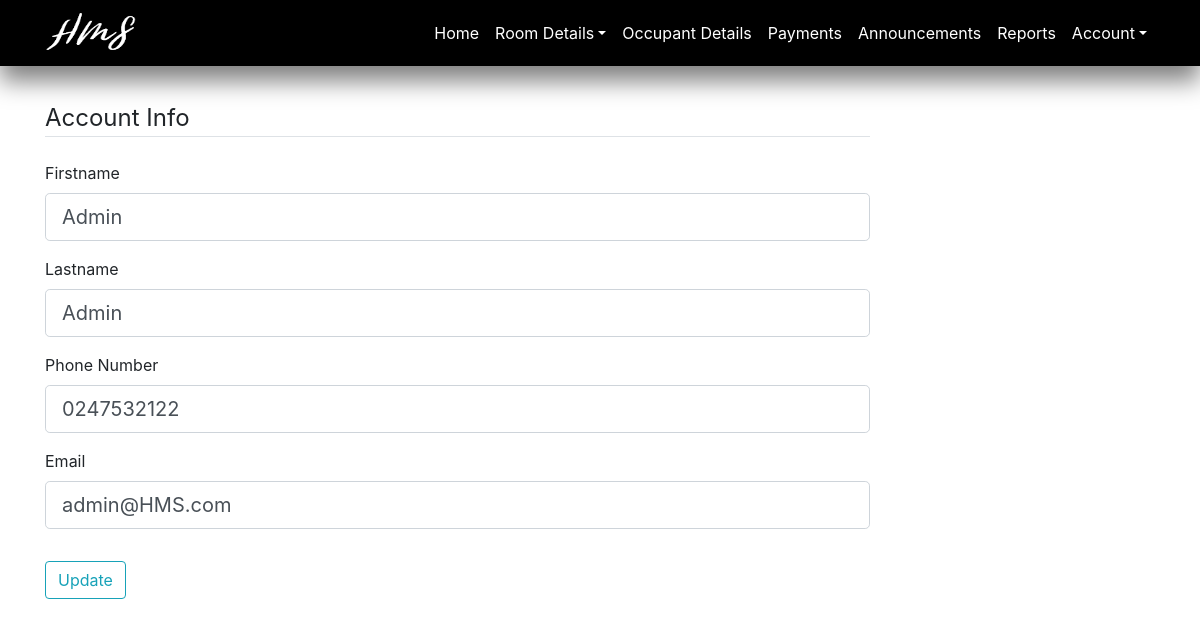
Screenshot of /admin/account (signed in) with the database file from the repository.
### HMS/models.py (models this page shows, shortened)
class User(db.Model, UserMixin):
    __tablename__ = "users"
    id = db.Column(db.Integer, primary_key=True)
    firstname = db.Column(db.String(20), nullable=False)
    lastname = db.Column(db.String(20), nullable=False)
    email = db.Column(db.String(120), unique=True, nullable=False)
    number = db.Column(db.String(10), unique=True, nullable=False)
    gender = db.Column(db.String(10), nullable=False)
    role = db.Column(db.String(10), nullable=False, default="student")
    password = db.Column(db.String(60), nullable=False)
    hostel_id = db.Column(db.Integer, db.ForeignKey('hostels.hostel_id'))
    room_id = db.Column(db.String, db.ForeignKey('rooms.room_num'))
    images = db.relationship('Images', backref='user')
    announcements = db.relationship('Announcement', backref='user')

### HMS/routes.py (the view)
@app.route("/admin/account", methods=['GET', 'POST'])
@login_required
def updateaccount():
    if current_user.role == 'admin':
        form = UpdateAccountForm()
        if form.validate_on_submit():
            current_user.firstname = form.firstname.data
            current_user.lastname = form.lastname.data
            current_user.number = form.number.data
            current_user.email = form.email.data
            db.session.commit()
            flash('Your account has been updated!', 'success')
            return redirect(url_for('updateaccount'))
        elif request.method == 'GET':
            form.firstname.data = current_user.firstname
            form.lastname.data = current_user.lastname
            form.number.data = current_user.number
            form.email.data = current_user.email
        return render_template('updateaccount.html', title='Account', form=form)
    else:
        return render_template('logInError.html')

### HMS/forms.py (shortened to what this page needs)
class UpdateAccountForm(FlaskForm):
    firstname = StringField('Firstname',
                            validators=[DataRequired(), Length(min=2, max=20)])
    lastname = StringField('Lastname',
                           validators=[DataRequired(), Length(min=2, max=20)])
    number = StringField('Phone Number',
                         validators=[DataRequired(), Length(min=9, max=20)])
    email = StringField('Email',
                        validators=[DataRequired(), Email()])
    submit = SubmitField('Update')

### HMS/__init__.py (called while the page is built)
@app.before_request
def make_session_permanent():
    session.permanent = True
    app.permanent_session_lifetime = timedelta(minutes=60)

### HMS/models.py (called while the page is built)
@login_manager.user_loader
def load_user(user_id):
    return User.query.get(int(user_id))

### HMS/templates/updateaccount.html (shortened to what this page needs)
{% extends "admin_layout.html" %}
{% block content %}
    <form method="POST" action="" enctype="multipart/form-data">
        <fieldset class="form-group">
            <legend class="border-bottom mb-4">Account Info</legend>
            <div class="form-group">
                {{ form.firstname.label(class="form-control-label") }}
                {% if form.firstname.errors %}
                    {{ form.firstname(class="form-control form-control-lg is-invalid") }}
                    <div class="invalid-feedback">
                        {% for error in form.firstname.errors %}
                            <span>{{ error }}</span>
                        {% endfor %}
                    </div>
                {% else %}
                    {{ form.firstname(class="form-control form-control-lg") }}
                {% endif %}
            </div>
            <div class="form-group">
                {{ form.lastname.label(class="form-control-label") }}
                {% if form.lastname.errors %}
                    {{ form.lastname(class="form-control form-control-lg is-invalid") }}
                    <div class="invalid-feedback">
                        {% for error in form.lastname.errors %}
                            <span>{{ error }}</span>
                        {% endfor %}
                    </div>
                {% else %}
                    {{ form.lastname(class="form-control form-control-lg") }}
                {% endif %}
            </div>
            <div class="form-group">
                {{ form.number.label(class="form-control-label") }}
                {% if form.number.errors %}
                    {{ form.number(class="form-control form-control-lg is-invalid") }}
                    <div class="invalid-feedback">
                        {% for error in form.number.errors %}
                            <span>{{ error }}</span>
                        {% endfor %}
                    </div>
                {% else %}
                    {{ form.number(class="form-control form-control-lg") }}
                {% endif %}
            </div>
            <div class="form-group">
                {{ form.email.label(class="form-control-label") }}
                {% if form.email.errors %}
                    {{ form.email(class="form-control form-control-lg is-invalid") }}
                    <div class="invalid-feedback">
                        {% for error in form.email.errors %}
                            <span>{{ error }}</span>
                        {% endfor %}
                    </div>
                {% else %}
                    {{ form.email(class="form-control form-control-lg") }}
                {% endif %}
            </div>
        </fieldset>
        <div class="form-group">
            {{ form.submit(class="btn btn-outline-info") }}
        </div>
    </form>
{% endblock content%}

### rows the page displays
User: firstname "Admin", lastname "Admin", number "0247532122", email "admin@HMS.com"
